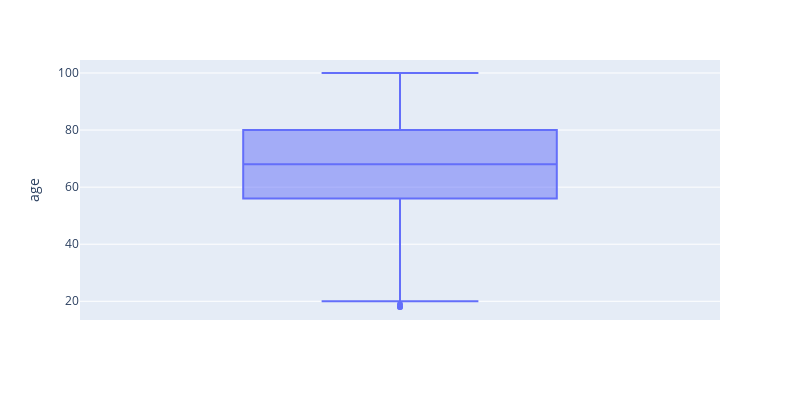
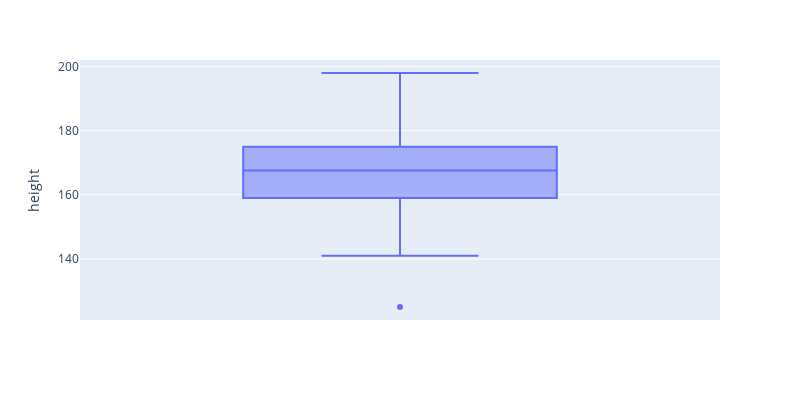
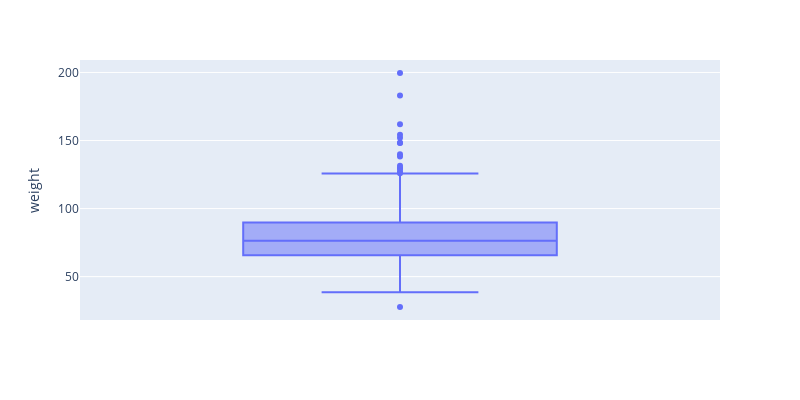
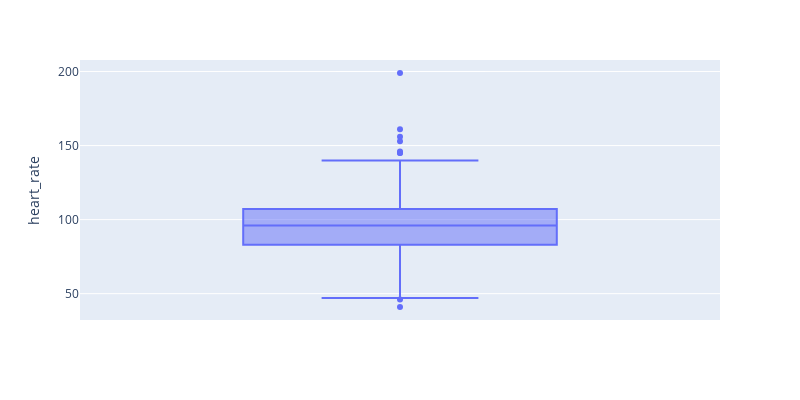

Notebook source saved alongside these figures, in order:
### Markdown cell above
A bar graph of all continuous features can give us an understanding of outliers and their impact.

### Code cell
plt.figure(figsize=(15,60))
for i,column in enumerate(continues_features):
    if column not in ['icu_hospital','mech_hospital']:
        boxplot(dataset, column )

### Figure 1 — Plotly figure (JSON) as saved in the notebook; plotly's stock layout.template omitted (floating-point values rounded to 4 significant figures; data arrays with more than 128 entries replaced by an {"elided": "..."} marker saying what was removed)
{"data": [{"alignmentgroup": "True", "hovertemplate": "age=%{y}<extra></extra>", "legendgroup": "", "marker": {"color": "#636efa"}, "name": "", "notched": false, "offsetgroup": "", "orientation": "v", "showlegend": false, "type": "box", "x0": " ", "xaxis": "x", "y": {"elided": "701 int values"}, "y0": " ", "yaxis": "y"}], "layout": {"boxmode": "group", "height": 400, "legend": {"tracegroupgap": 0}, "margin": {"t": 60}, "width": 800, "xaxis": {"anchor": "y", "domain": [0, 1]}, "yaxis": {"anchor": "x", "domain": [0, 1], "title": {"text": "age"}}}}

### Figure 2 — Plotly figure (JSON) as saved in the notebook; plotly's stock layout.template omitted (floating-point values rounded to 4 significant figures; data arrays with more than 128 entries replaced by an {"elided": "..."} marker saying what was removed)
{"data": [{"alignmentgroup": "True", "hovertemplate": "height=%{y}<extra></extra>", "legendgroup": "", "marker": {"color": "#636efa"}, "name": "", "notched": false, "offsetgroup": "", "orientation": "v", "showlegend": false, "type": "box", "x0": " ", "xaxis": "x", "y": {"elided": "701 float values"}, "y0": " ", "yaxis": "y"}], "layout": {"boxmode": "group", "height": 400, "legend": {"tracegroupgap": 0}, "margin": {"t": 60}, "width": 800, "xaxis": {"anchor": "y", "domain": [0, 1]}, "yaxis": {"anchor": "x", "domain": [0, 1], "title": {"text": "height"}}}}

### Figure 3 — Plotly figure (JSON) as saved in the notebook; plotly's stock layout.template omitted (floating-point values rounded to 4 significant figures; data arrays with more than 128 entries replaced by an {"elided": "..."} marker saying what was removed)
{"data": [{"alignmentgroup": "True", "hovertemplate": "weight=%{y}<extra></extra>", "legendgroup": "", "marker": {"color": "#636efa"}, "name": "", "notched": false, "offsetgroup": "", "orientation": "v", "showlegend": false, "type": "box", "x0": " ", "xaxis": "x", "y": {"elided": "701 float values"}, "y0": " ", "yaxis": "y"}], "layout": {"boxmode": "group", "height": 400, "legend": {"tracegroupgap": 0}, "margin": {"t": 60}, "width": 800, "xaxis": {"anchor": "y", "domain": [0, 1]}, "yaxis": {"anchor": "x", "domain": [0, 1], "title": {"text": "weight"}}}}

### Figure 4 — Plotly figure (JSON) as saved in the notebook; plotly's stock layout.template omitted (floating-point values rounded to 4 significant figures; data arrays with more than 128 entries replaced by an {"elided": "..."} marker saying what was removed)
{"data": [{"alignmentgroup": "True", "hovertemplate": "heart_rate=%{y}<extra></extra>", "legendgroup": "", "marker": {"color": "#636efa"}, "name": "", "notched": false, "offsetgroup": "", "orientation": "v", "showlegend": false, "type": "box", "x0": " ", "xaxis": "x", "y": {"elided": "701 int values"}, "y0": " ", "yaxis": "y"}], "layout": {"boxmode": "group", "height": 400, "legend": {"tracegroupgap": 0}, "margin": {"t": 60}, "width": 800, "xaxis": {"anchor": "y", "domain": [0, 1]}, "yaxis": {"anchor": "x", "domain": [0, 1], "title": {"text": "heart_rate"}}}}
